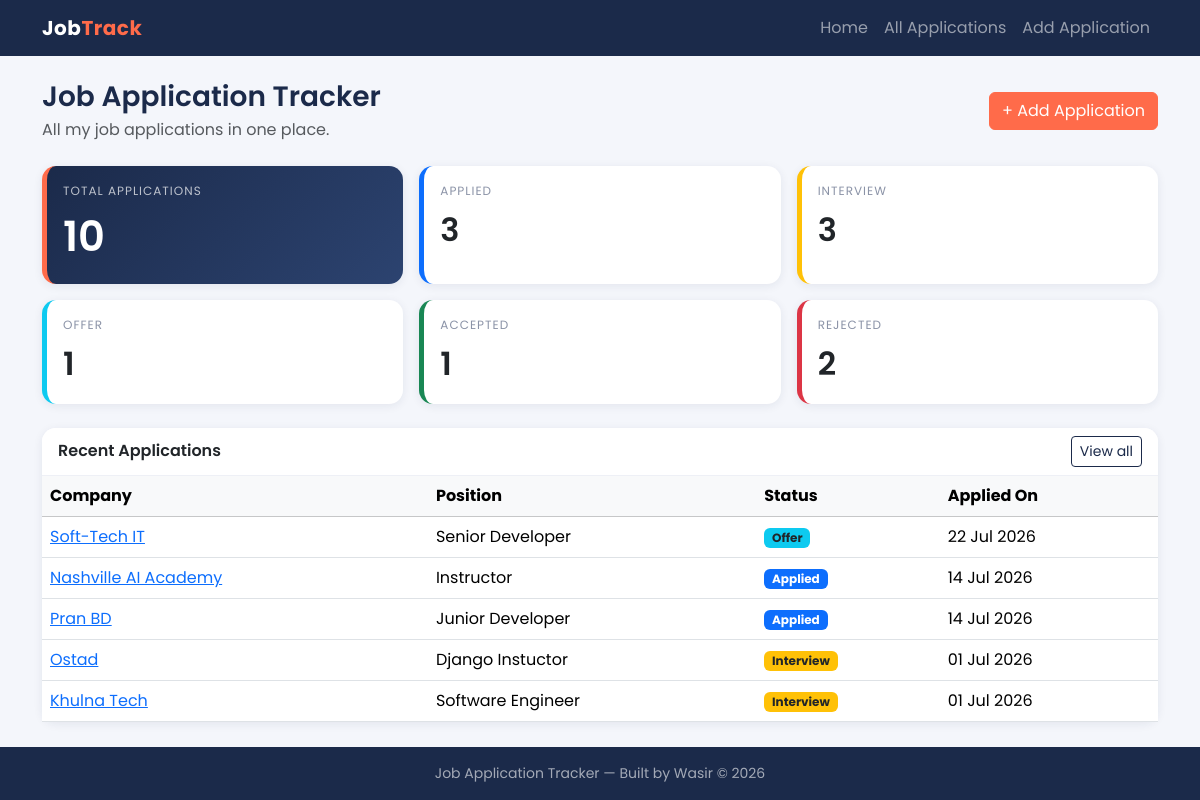
The page / on the database its author committed.
### jobs/models.py (models this page shows, shortened)
class JobApplication(models.Model):
    STATUS_CHOICES = [
        ('applied', 'Applied'),
        ('interview', 'Interview'),
        ('offer', 'Offer'),
        ('accepted', 'Accepted'),
        ('rejected', 'Rejected'),
    ]
    company_name = models.CharField(max_length=200)
    position = models.CharField(max_length=200)
    job_location = models.CharField(max_length=200)
    salary = models.DecimalField(max_digits=10, decimal_places=2, null=True, blank=True)
    status = models.CharField(max_length=20, choices=STATUS_CHOICES, default='applied')
    application_date = models.DateField()
    deadline = models.DateField()
    notes = models.TextField(max_length=500, blank=True)
    created_at = models.DateTimeField(auto_now_add=True)
    updated_at = models.DateTimeField(auto_now=True)
    class Meta:
        ordering = ['-application_date']

### jobs/views.py (the view)
# urls.py: path('', job_views.home, name='home'),        # /
def home(request):
    applications = JobApplication.objects.all()
    context = {
        'total': applications.count(),
        'applied': applications.filter(status='applied').count(),
        'interview': applications.filter(status='interview').count(),
        'offer': applications.filter(status='offer').count(),
        'accepted': applications.filter(status='accepted').count(),
        'rejected': applications.filter(status='rejected').count(),
        'recent': applications[:5],
    }
    return render(request, 'home.html', context)

### templates/home.html (shortened to what this page needs)
{% extends 'base.html' %}
{% block content %}
<div class="d-flex justify-content-between align-items-center mb-4">
    <div>
        <h1 class="h3 page-title mb-1">Job Application Tracker</h1>
        <p class="text-muted mb-0">All my job applications in one place.</p>
    </div>
    <a href="{% url 'jobs:job_create' %}" class="btn btn-primary">+ Add Application</a>
</div>
<div class="row g-3 mb-4">
    <div class="col-12 col-md-4">
        <div class="card stat-card stat-total h-100">
            <div class="card-body">
                <p class="stat-label">Total Applications</p>
                <p class="stat-number">{{ total }}</p>
            </div>
        </div>
    </div>
    <div class="col-6 col-md-4">
        <div class="card stat-card stat-applied h-100">
            <div class="card-body">
                <p class="stat-label">Applied</p>
                <p class="stat-number">{{ applied }}</p>
            </div>
        </div>
    </div>
    <div class="col-6 col-md-4">
        <div class="card stat-card stat-interview h-100">
            <div class="card-body">
                <p class="stat-label">Interview</p>
                <p class="stat-number">{{ interview }}</p>
            </div>
        </div>
    </div>
    <div class="col-4">
        <div class="card stat-card stat-offer h-100">
            <div class="card-body">
                <p class="stat-label">Offer</p>
                <p class="stat-number">{{ offer }}</p>
            </div>
        </div>
    </div>
    <div class="col-4">
        <div class="card stat-card stat-accepted h-100">
            <div class="card-body">
                <p class="stat-label">Accepted</p>
                <p class="stat-number">{{ accepted }}</p>
            </div>
        </div>
    </div>
    <div class="col-4">
        <div class="card stat-card stat-rejected h-100">
            <div class="card-body">
                <p class="stat-label">Rejected</p>
                <p class="stat-number">{{ rejected }}</p>
            </div>
        </div>
    </div>
</div>
<div class="card">
    <div class="card-header d-flex justify-content-between align-items-center">
        Recent Applications
        <a href="{% url 'jobs:job_list' %}" class="btn btn-sm btn-outline-primary">View all</a>
    </div>
    <div class="card-body p-0">
        <table class="table table-hover align-middle mb-0">
            <thead class="table-light">
                <tr>
                    <th>Company</th>
                    <th>Position</th>
                    <th>Status</th>
                    <th>Applied On</th>
                </tr>
            </thead>
            <tbody>
                {% for job in recent %}
                <tr>
                    <td><a href="{% url 'jobs:job_detail' job.pk %}">{{ job.company_name }}</a></td>
                    <td>{{ job.position }}</td>
                    <td>{% include 'jobs/status_badge.html' with application=job %}</td>
                    <td>{{ job.application_date|date:"d M Y" }}</td>
                </tr>
                {% endfor %}
            </tbody>
        </table>
    </div>
</div>
{% endblock %}

### templates/jobs/status_badge.html
{% if application.status == 'applied' %}
    <span class="badge bg-primary">{{ application.get_status_display }}</span>
{% elif application.status == 'interview' %}
    <span class="badge bg-warning text-dark">{{ application.get_status_display }}</span>
{% elif application.status == 'offer' %}
    <span class="badge bg-info text-dark">{{ application.get_status_display }}</span>
{% elif application.status == 'accepted' %}
    <span class="badge bg-success">{{ application.get_status_display }}</span>
{% else %}
    <span class="badge bg-danger">{{ application.get_status_display }}</span>
{% endif %}

### static/css/style.css (style rules this page uses)
:root { --brand: #1b2a4a; --brand-light: #2c4370; --accent: #ff6b4a; --page-bg: #f4f6fb; }
body { font-family: 'Poppins', sans-serif; background-color: var(--page-bg) !important; color: #2f3542; }
.card { border: none; border-radius: 14px; box-shadow: 0 2px 10px rgba(27, 42, 74, 0.08); }
.card-header { background-color: #fff; border-bottom: 1px solid #eef0f6; border-radius: 14px 14px 0 0 !important; font-weight: 600; }
.stat-card { border-left: 5px solid #ccc; transition: transform 0.2s; }
.stat-card .stat-label { font-size: 0.75rem; letter-spacing: 1px; text-transform: uppercase; color: #8b93a7; margin-bottom: 6px; }
.stat-card .stat-number { font-size: 2rem; font-weight: 600; margin: 0; }
.stat-total { background: linear-gradient(135deg, var(--brand), var(--brand-light)); border-left: 5px solid var(--accent); }
.stat-total .stat-label { color: rgba(255, 255, 255, 0.7); }
.stat-total .stat-number { color: #fff; font-size: 2.6rem; }
.stat-applied { border-left-color: #0d6efd; }
.stat-interview { border-left-color: #ffc107; }
.stat-offer { border-left-color: #0dcaf0; }
.stat-accepted { border-left-color: #198754; }
.stat-rejected { border-left-color: #dc3545; }
.btn-primary { background-color: var(--accent); border-color: var(--accent); }
.btn-outline-primary { color: var(--brand); border-color: var(--brand); }
table th { white-space: nowrap; }
.page-title { font-weight: 600; color: var(--brand); }

### rows shown on the page
JobApplication: company_name "Soft-Tech IT", position "Senior Developer", status "Offer", application_date "22 Jul 2026"
JobApplication: company_name "Nashville AI Academy", position "Instructor", status "Applied", application_date "14 Jul 2026"
JobApplication: company_name "Pran BD", position "Junior Developer", status "Applied", application_date "14 Jul 2026"
JobApplication: company_name "Ostad", position "Django Instuctor", status "Interview", application_date "01 Jul 2026"
JobApplication: company_name "Khulna Tech", position "Software Engineer", status "Interview", application_date "01 Jul 2026"

### other values the page prints
{{ total }} "10"
{{ applied }} "3"
{{ interview }} "3"
{{ offer }} "1"
{{ accepted }} "1"
{{ rejected }} "2"
